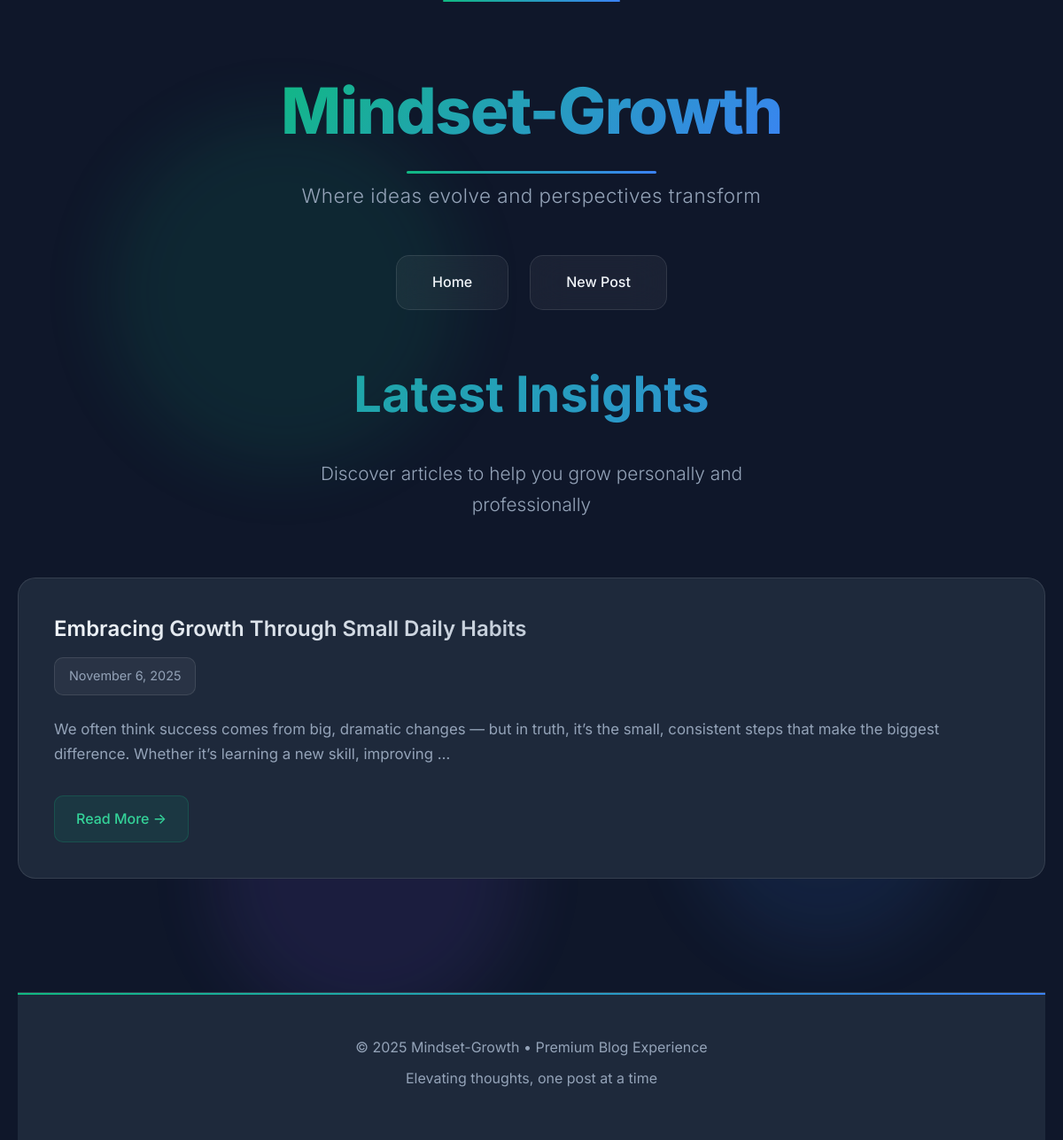
Before: / with the older database file.
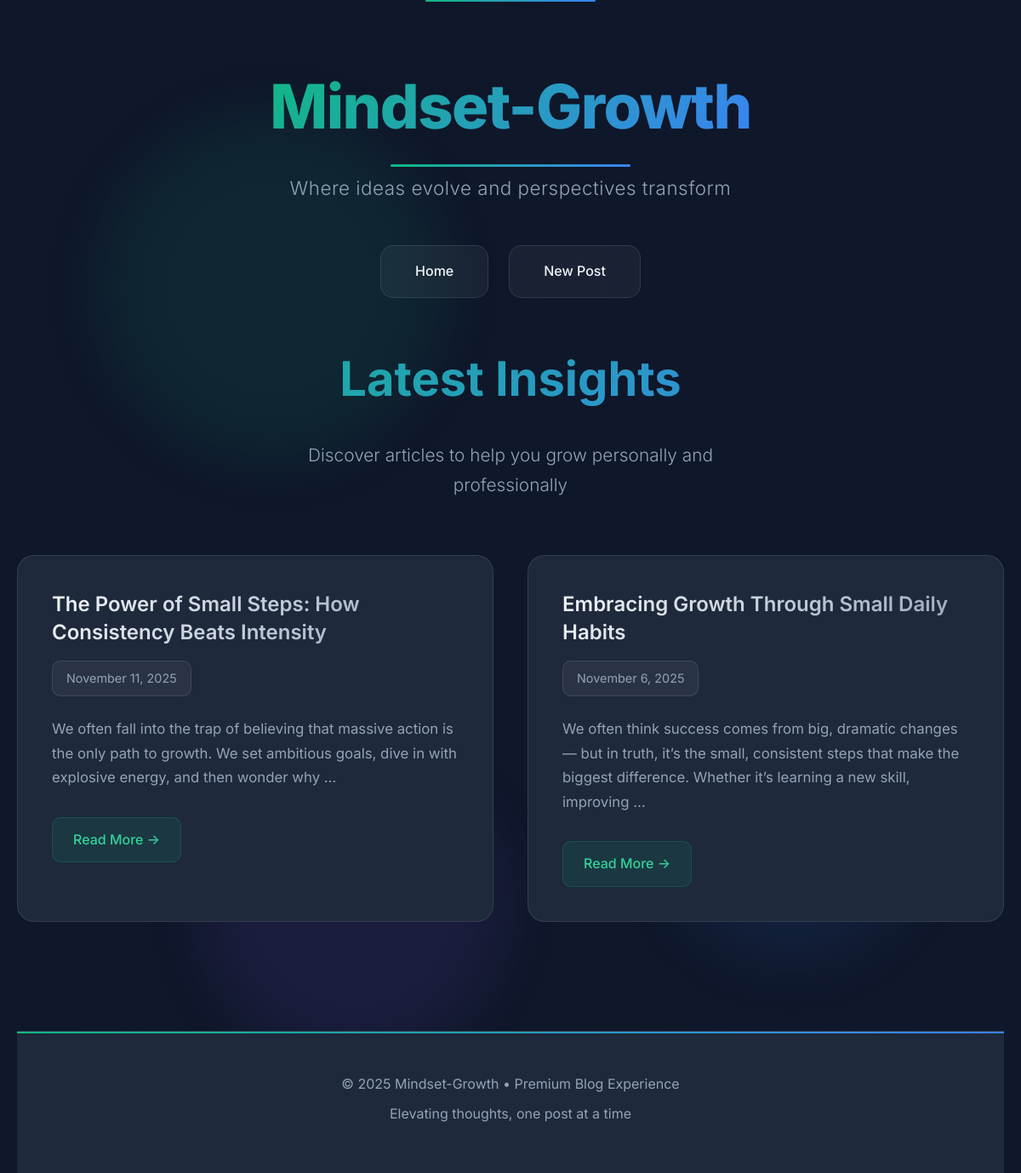
After: the same page with the newer database file.
### blog/models.py (models this page shows, shortened)
class Post(models.Model):
    title = models.CharField(max_length=200)
    content = models.TextField()
    created_date = models.DateTimeField(default=timezone.now)

### blog/views.py (the view)
# urls.py: path('', views.post_list, name='post_list'),
def post_list(request):
    posts = Post.objects.all().order_by('-created_date')
    return render(request, 'blog/post_list.html', {'posts': posts})

### blog/templates/blog/post_list.html (shortened to what this page needs)
{% extends 'blog/base.html' %}
{% block content %}
<div class="section-header">
    <h2>Latest Insights</h2>
    <p class="section-subtitle">Discover articles to help you grow personally and professionally</p>
</div>
{% if posts %}
    <ul class="post-grid">
    {% for post in posts %}
        <li class="post-card">
            <div class="post-card-header">
                <h3><a href="{% url 'post_detail' pk=post.pk %}">{{ post.title }}</a></h3>
                <div class="post-meta">
                    <span class="post-date">{{ post.created_date|date:"F j, Y" }}</span>
                </div>
            </div>
            <p class="post-excerpt">{{ post.content|truncatewords:30 }}</p>
            <a href="{% url 'post_detail' pk=post.pk %}" class="post-read-more">
                Read More →
            </a>
        </li>
    {% endfor %}
    </ul>
{% endif %}
{% endblock %}

### blog/templates/blog/base.html (shortened to what this page needs)
<!DOCTYPE html>
<html>
<head>
    {% load static %}
    <link rel="stylesheet" href="{% static 'blog/css/style.css' %}">
</head>
<body>
    <div class="background-animation">
        <div class="gradient-ball ball-1"></div>
    </div>
    <div class="container">
        <header class="header">
            <h1>Mindset-Growth</h1>
            <p class="header-tagline">Where ideas evolve and perspectives transform</p>
            <nav class="nav">
                <a href="{% url 'post_list' %}" class="nav-link">
                 Home
                </a>
                <a href="{% url 'post_new' %}" class="nav-link">
                 New Post
                </a>
            </nav>
        </header>
        <main class="main-content">
            {% block content %}
            {% endblock %}
        </main>
        <footer class="footer">
            <div class="footer-content">
                <p>&copy; 2025 Mindset-Growth • Premium Blog Experience</p>
                <p>Elevating thoughts, one post at a time</p>
            </div>
        </footer>
    </div>
</body>
</html>

Changed rows visible on the page:
added Post: title "The Power of Small Steps: How Consistency Beats Intensity", created_date "November 11, 2025", content "We often fall into the trap of believing that massive action is the only path to growth. We set ambitious goals, dive in with explosive energy, and then wonder why …"
